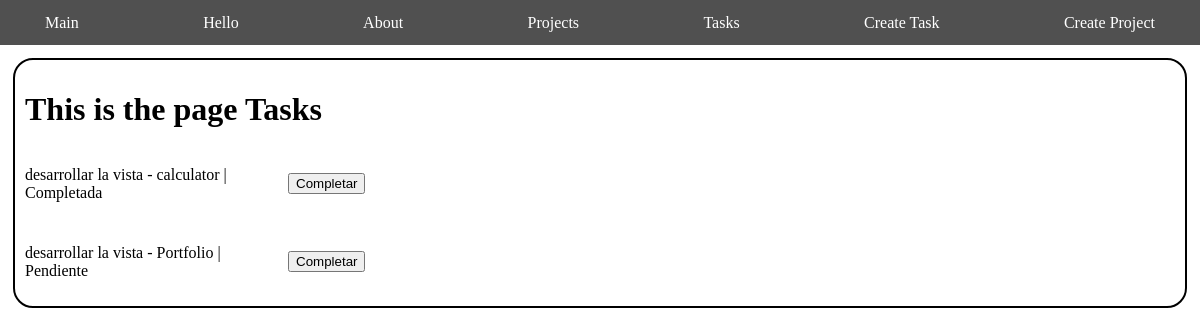
The app's page /tasks, older data.
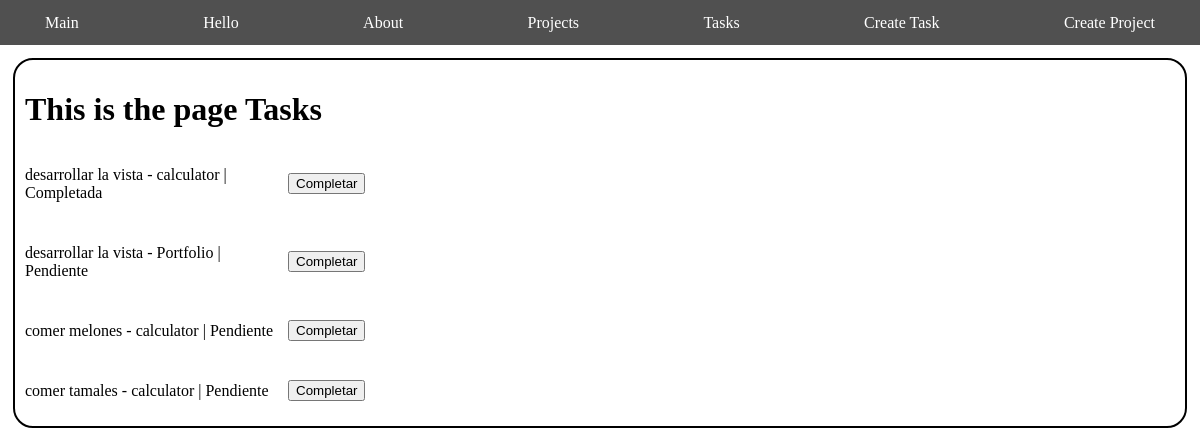
The same page, newer data.
### queries/models.py (models this page shows, shortened)
class Task(models.Model):
    title = models.CharField(max_length=200)
    description = models.TextField()
    project = models.ForeignKey(Project, on_delete=models.CASCADE)
    done = models.BooleanField(default=False)

class Project(models.Model):
    name = models.CharField(max_length=200)

### queries/views.py (the view)
# urls.py: path('tasks', views.get_all_tasks),
def get_all_tasks(request):
    all_tasks = Task.objects.all()
    return render(request, "tasks/tasks.html", {
        "tasks": all_tasks
    })

### queries/templates/tasks/tasks.html
{% extends 'layouts/navbar.html' %}
{% block content %}
<h1>This is the page Tasks</h1>
<div class="task-container">
    {% for task in tasks %}
        <div>
            <div>
                <p>{{ task.title }} - {{ task.project.name }} | {% if task.done %}Completada{% else %}Pendiente{% endif %}</p>
            </div>
            <button>Completar</button>
        </div>
    {% endfor %}
</div>
{% endblock %}

Row changes from the older to the newer data that the page shows:
added Task: title "comer melones", project.name "calculator", done "Pendiente"
added Task: title "comer tamales", project.name "calculator", done "Pendiente"
